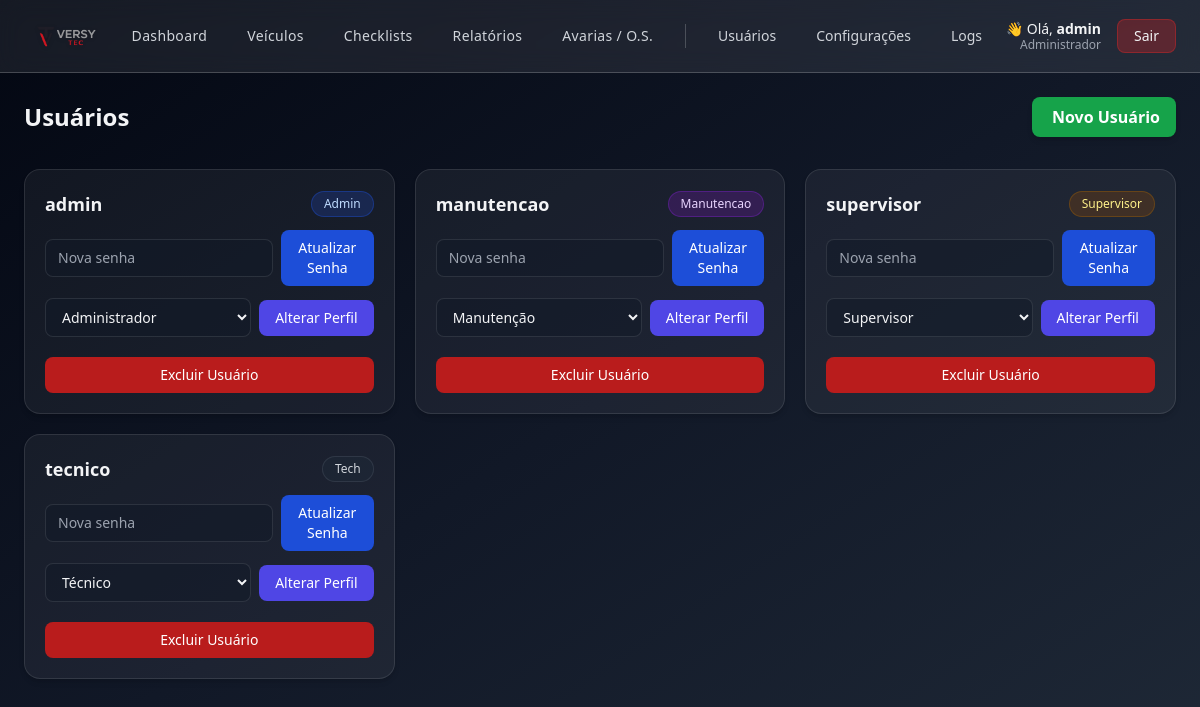
/usuarios (signed in), run on the app's committed database.
### app.py (models this page shows, shortened)
class User(UserMixin, db.Model):
    __tablename__ = "user"
    id = db.Column(db.Integer, primary_key=True)
    username = db.Column(db.String(80), unique=True, nullable=False)
    password_hash = db.Column(db.String(255), nullable=False)
    is_admin_legacy = db.Column("is_admin", db.Boolean, default=False)
    role = db.Column(db.String(20), default=None)
    @property
    def is_admin(self):
        if self.role is None:
            return bool(self.is_admin_legacy)
        return self.role == "admin"
    @property
    def is_supervisor(self):
        return self.role == "supervisor"
    @property
    def is_tech(self):
        if self.role is None and not self.is_admin_legacy:
            return True
        return self.role == "tech"
    @property
    def is_manutencao(self):
        return self.role == "manutencao"

### app.py (the view)
@app.route("/usuarios")
@admin_required
def users():
    items = User.query.order_by(User.username.asc()).all()
    return render_template("users.html", items=items)

### app.py (called while the page is built, shortened)
@login_manager.user_loader
def load_user(uid):
    return User.query.get(int(uid))

def admin_required(view):
    @wraps(view)
    def wrapper(*args, **kwargs):
        if not current_user.is_authenticated:
            return redirect(url_for("login"))
        return view(*args, **kwargs)
    return wrapper

@app.context_processor
def inject_role_flags():
    return dict(
        ROLE_ADMIN=(current_user.is_authenticated and current_user.is_admin),
        ROLE_SUPERVISOR=(current_user.is_authenticated and current_user.is_supervisor),
        ROLE_TECH=(current_user.is_authenticated and current_user.is_tech),
        ROLE_MANUTENCAO=(current_user.is_authenticated and current_user.is_manutencao),
    )

### templates/users.html (shortened to what this page needs)
{% extends 'layout.html' %}
{% set page_title = "Usuários" %}
{% block content %}
<div class="flex items-center justify-between mb-6">
  <h2 class="text-2xl font-semibold">Usuários</h2>
  {% if ROLE_ADMIN %}
  <button onclick="document.getElementById('modalNovoUsuario').showModal()"
          class="px-4 py-2 rounded-lg bg-green-600 hover:bg-green-700 text-white font-semibold shadow-md">
       Novo Usuário
  </button>
  {% endif %}
</div>
<div class="mt-8 grid md:grid-cols-2 lg:grid-cols-3 gap-5">
  {% for u in items %}
  <div class="bg-white/5 rounded-2xl p-5 border border-white/10 shadow-md hover:shadow-blue-500/10 transition">
    <div class="flex items-center justify-between mb-3">
      <h3 class="font-semibold text-lg">{{ u.username }}</h3>
      <span class="px-3 py-1 text-xs font-medium rounded-full
        {% if u.role == 'admin' %}
          bg-blue-900/40 text-blue-200 border border-blue-700/40
        {% elif u.role == 'supervisor' %}
          bg-yellow-900/40 text-yellow-200 border border-yellow-700/40
        {% elif u.role == 'manutencao' %}
          bg-purple-900/40 text-purple-200 border border-purple-700/40
        {% else %}
          bg-gray-800/60 text-gray-300 border border-gray-600/40
        {% endif %}">
        {{ u.role | capitalize }}
      </span>
    </div>
    <div class="space-y-3 mt-3">
      <form method="post" action="{{ url_for('users_pwd', uid=u.id) }}" class="flex items-center gap-2">
        <input name="password" placeholder="Nova senha" type="text"
               class="flex-1 bg-gray-900/50 border border-white/10 rounded-lg px-3 py-2 text-sm
                      focus:outline-none focus:ring-2 focus:ring-blue-600">
        <button class="bg-blue-700 hover:bg-blue-600 rounded-lg px-4 py-2 text-sm text-white font-medium transition-all">
          Atualizar Senha
        </button>
      </form>
      <form method="post" action="{{ url_for('users_role', uid=u.id) }}" class="flex items-center gap-2">
        <select name="role"
                class="flex-1 bg-gray-900/50 border border-white/10 rounded-lg px-3 py-2 text-sm
                       focus:outline-none focus:ring-2 focus:ring-blue-600">
          <option value="tech" {% if u.role == 'tech' %}selected{% endif %}>Técnico</option>
          <option value="supervisor" {% if u.role == 'supervisor' %}selected{% endif %}>Supervisor</option>
          <option value="admin" {% if u.role == 'admin' %}selected{% endif %}>Administrador</option>
          <option value="manutencao" {% if u.role == 'manutencao' %}selected{% endif %}>Manutenção</option>
        </select>
        <button class="bg-indigo-600 hover:bg-indigo-500 rounded-lg px-4 py-2 text-sm text-white font-medium transition-all">
          Alterar Perfil
        </button>
      </form>
      <form method="post" action="{{ url_for('users_del', uid=u.id) }}"
            onsubmit="return confirm('Deseja realmente excluir {{ u.username }}?');">
        <button class="w-full bg-red-700 hover:bg-red-600 rounded-lg px-4 py-2 text-sm text-white font-medium transition-all mt-2">
          Excluir Usuário
        </button>
      </form>
    </div>
  </div>
  {% else %}
    <div class="text-gray-400 col-span-full text-center py-6 border border-dashed border-white/10 rounded-xl">
      Nenhum usuário cadastrado ainda.
    </div>
  {% endfor %}
</div>
{% endblock %}

### templates/layout.html (shortened to what this page needs)
<!doctype html>
<html lang="pt-BR" class="h-full">
  <head>
    <script src="https://cdn.tailwindcss.com"></script>
  </head>
  <body class="min-h-screen bg-gradient-to-br from-gray-950 via-gray-900 to-gray-800 text-gray-100">
    <header class="glass border-b border-white/20 sticky top-0 z-50">
      <div class="max-w-7xl mx-auto px-6 py-2 flex items-center justify-between">
        <div class="flex items-center gap-3">
          <img src="{{ url_for('static', filename='logo.png') }}"
               class="h-14 w-auto object-contain drop-shadow"
               alt="Logo">
        </div>
        {% if current_user.is_authenticated and (ROLE_ADMIN or ROLE_SUPERVISOR) %}
        <nav class="hidden md:flex items-center gap-2 text-sm font-medium mx-auto">
          {% set menu_items = [
            ('Dashboard', 'dashboard'),
            ('Veículos', 'vehicles'),
            ('Checklists', 'checklists'),
            ('Relatórios', 'reports'),
            ('Avarias / O.S.', 'avarias_registro')
          ] %}
          {% for label, route in menu_items %}
            <a href="{{ url_for(route) }}"
               class="px-4 py-2 rounded-lg text-gray-300 hover:text-white
                      hover:bg-blue-600/20 font-medium tracking-wide">
              {{ label }}
            </a>
          {% endfor %}
          {% if ROLE_ADMIN %}
            <a href="{{ url_for('users') }}"
               class="px-4 py-2 rounded-lg text-gray-300 hover:text-white hover:bg-blue-600/20">
               Usuários
            </a>
            <a href="{{ url_for('config_checklist') }}"
               class="px-4 py-2 rounded-lg text-gray-300 hover:text-white hover:bg-blue-600/20">
               Configurações
            </a>
            <a href="{{ url_for('logs') }}"
               class="px-4 py-2 rounded-lg text-gray-300 hover:text-white hover:bg-yellow-600/20">
               Logs
            </a>
          {% endif %}
        </nav>
        {% endif %}
        <div class="flex items-center gap-4">
          {% if current_user.is_authenticated %}
            <div class="text-right leading-tight">
              <p class="text-sm text-gray-100">
                👋 Olá, <span class="font-semibold">{{ current_user.username }}</span>
              </p>
              <p class="text-xs text-gray-400 -mt-0.5">
                {% if ROLE_ADMIN %}Administrador{% elif ROLE_SUPERVISOR %}Supervisor{% else %}Técnico{% endif %}
              </p>
            </div>
            <a href="{{ url_for('logout') }}"
               class="px-4 py-1.5 rounded-lg text-sm bg-red-600/30 border border-red-600/40
                      hover:bg-red-600/40 hover:text-red-100">
              Sair
            </a>
          {% else %}
            <a href="{{ url_for('login') }}" class="text-sm hover:text-blue-400">
              Login
            </a>
          {% endif %}
        </div>
      </div>
    </header>
    <main class="max-w-7xl mx-auto px-6 py-6">
      {% block content %}{% endblock %}
    </main>
  </body>
</html>

### templates/layout.html (style rules this page uses)
* { transition: 0.15s ease-in-out; }
.glass { background: rgba(255, 255, 255, 0.08); backdrop-filter: blur(12px); }

### data on the page
User: username "admin", role "Admin", role "Administrador"
User: username "manutencao", role "Manutencao", role "Manutenção"
User: username "supervisor", role "Supervisor"
User: username "tecnico", role "Tech", role "Técnico"

### other printed values
{{ label }} "Dashboard" "Veículos" "Checklists" "Relatórios" "Avarias / O.S."
